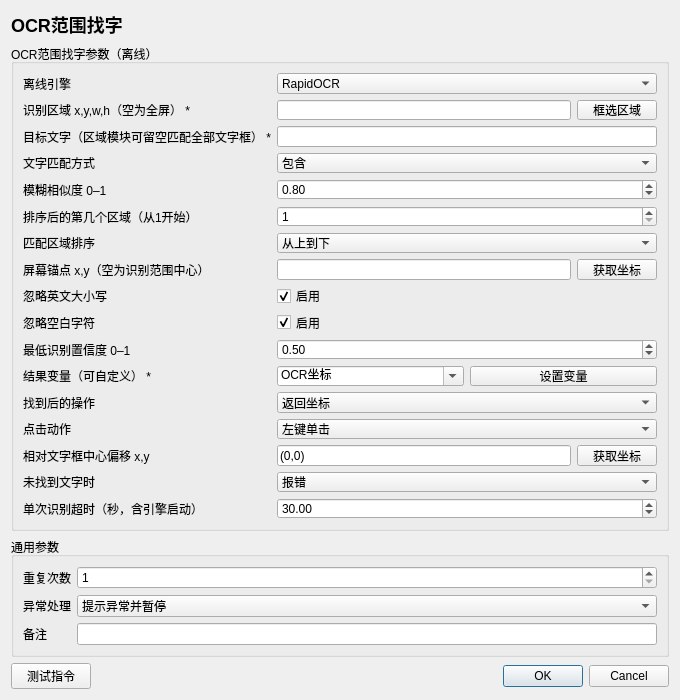
<?xml version='1.0' encoding='utf-8'?>
<ui version="4.0">
  <class>InstructionEditor</class>
  <widget class="QDialog" name="InstructionEditor">
    <property name="geometry">
      <rect>
        <x>0</x>
        <y>0</y>
        <width>680</width>
        <height>700</height>
      </rect>
    </property>
    <property name="minimumSize">
      <size>
        <width>560</width>
        <height>480</height>
      </size>
    </property>
    <property name="windowTitle">
      <string>OCR范围找字</string>
    </property>
    <layout class="QVBoxLayout" name="rootLayout">
      <item>
        <widget class="QLabel" name="titleLabel">
          <property name="text">
            <string>OCR范围找字</string>
          </property>
          <property name="styleSheet">
            <string>font-size: 18px; font-weight: 600;</string>
          </property>
        </widget>
      </item>
      <item>
        <widget class="QGroupBox" name="parameterGroupBox">
          <property name="title">
            <string>OCR范围找字参数（离线）</string>
          </property>
          <layout class="QFormLayout" name="parameterFormLayout">
            <item row="0" column="0">
              <widget class="QLabel" name="parameterLabel_0">
                <property name="text">
                  <string>离线引擎</string>
                </property>
              </widget>
            </item>
            <item row="0" column="1">
              <widget class="QWidget" name="parameterContainer_0">
                <layout class="QHBoxLayout" name="parameterLayout_0">
                  <property name="leftMargin">
                    <number>0</number>
                  </property>
                  <property name="topMargin">
                    <number>0</number>
                  </property>
                  <property name="rightMargin">
                    <number>0</number>
                  </property>
                  <property name="bottomMargin">
                    <number>0</number>
                  </property>
                  <item>
                    <widget class="QComboBox" name="parameter_0">
                      <item>
                        <property name="text">
                          <string>RapidOCR</string>
                        </property>
                      </item>
                      <item>
                        <property name="text">
                          <string>微信OCR</string>
                        </property>
                      </item>
                      <property name="currentIndex">
                        <number>0</number>
                      </property>
                    </widget>
                  </item>
                </layout>
              </widget>
            </item>
            <item row="1" column="0">
              <widget class="QLabel" name="parameterLabel_1">
                <property name="text">
                  <string>识别区域 x,y,w,h（空为全屏） *</string>
                </property>
              </widget>
            </item>
            <item row="1" column="1">
              <widget class="QWidget" name="parameterContainer_1">
                <layout class="QHBoxLayout" name="parameterLayout_1">
                  <property name="leftMargin">
                    <number>0</number>
                  </property>
                  <property name="topMargin">
                    <number>0</number>
                  </property>
                  <property name="rightMargin">
                    <number>0</number>
                  </property>
                  <property name="bottomMargin">
                    <number>0</number>
                  </property>
                  <item>
                    <widget class="QLineEdit" name="parameter_1">
                      <property name="text">
                        <string />
                      </property>
                    </widget>
                  </item>
                  <item>
                    <widget class="QPushButton" name="auxiliary_1">
                      <property name="text">
                        <string>框选区域</string>
                      </property>
                    </widget>
                  </item>
                </layout>
              </widget>
            </item>
            <item row="2" column="0">
              <widget class="QLabel" name="parameterLabel_2">
                <property name="text">
                  <string>目标文字（区域模块可留空匹配全部文字框） *</string>
                </property>
              </widget>
            </item>
            <item row="2" column="1">
              <widget class="QWidget" name="parameterContainer_2">
                <layout class="QHBoxLayout" name="parameterLayout_2">
                  <property name="leftMargin">
                    <number>0</number>
                  </property>
                  <property name="topMargin">
                    <number>0</number>
                  </property>
                  <property name="rightMargin">
                    <number>0</number>
                  </property>
                  <property name="bottomMargin">
                    <number>0</number>
                  </property>
                  <item>
                    <widget class="QLineEdit" name="parameter_2">
                      <property name="text">
                        <string />
                      </property>
                    </widget>
                  </item>
                </layout>
              </widget>
            </item>
            <item row="3" column="0">
              <widget class="QLabel" name="parameterLabel_3">
                <property name="text">
                  <string>文字匹配方式</string>
                </property>
              </widget>
            </item>
            <item row="3" column="1">
              <widget class="QWidget" name="parameterContainer_3">
                <layout class="QHBoxLayout" name="parameterLayout_3">
                  <property name="leftMargin">
                    <number>0</number>
                  </property>
                  <property name="topMargin">
                    <number>0</number>
                  </property>
                  <property name="rightMargin">
                    <number>0</number>
                  </property>
                  <property name="bottomMargin">
                    <number>0</number>
                  </property>
                  <item>
                    <widget class="QComboBox" name="parameter_3">
                      <item>
                        <property name="text">
                          <string>精准</string>
                        </property>
                      </item>
                      <item>
                        <property name="text">
                          <string>包含</string>
                        </property>
                      </item>
                      <item>
                        <property name="text">
                          <string>模糊</string>
                        </property>
                      </item>
                      <property name="currentIndex">
                        <number>1</number>
                      </property>
                    </widget>
                  </item>
                </layout>
              </widget>
            </item>
            <item row="4" column="0">
              <widget class="QLabel" name="parameterLabel_4">
                <property name="text">
                  <string>模糊相似度 0–1</string>
                </property>
              </widget>
            </item>
            <item row="4" column="1">
              <widget class="QWidget" name="parameterContainer_4">
                <layout class="QHBoxLayout" name="parameterLayout_4">
                  <property name="leftMargin">
                    <number>0</number>
                  </property>
                  <property name="topMargin">
                    <number>0</number>
                  </property>
                  <property name="rightMargin">
                    <number>0</number>
                  </property>
                  <property name="bottomMargin">
                    <number>0</number>
                  </property>
                  <item>
                    <widget class="QDoubleSpinBox" name="parameter_4">
                      <property name="minimum">
                        <double>0.01</double>
                      </property>
                      <property name="maximum">
                        <double>1</double>
                      </property>
                      <property name="value">
                        <double>0.8</double>
                      </property>
                      <property name="decimals">
                        <number>2</number>
                      </property>
                    </widget>
                  </item>
                </layout>
              </widget>
            </item>
            <item row="5" column="0">
              <widget class="QLabel" name="parameterLabel_5">
                <property name="text">
                  <string>排序后的第几个区域（从1开始）</string>
                </property>
              </widget>
            </item>
            <item row="5" column="1">
              <widget class="QWidget" name="parameterContainer_5">
                <layout class="QHBoxLayout" name="parameterLayout_5">
                  <property name="leftMargin">
                    <number>0</number>
                  </property>
                  <property name="topMargin">
                    <number>0</number>
                  </property>
                  <property name="rightMargin">
                    <number>0</number>
                  </property>
                  <property name="bottomMargin">
                    <number>0</number>
                  </property>
                  <item>
                    <widget class="QSpinBox" name="parameter_5">
                      <property name="minimum">
                        <number>1</number>
                      </property>
                      <property name="maximum">
                        <number>10000</number>
                      </property>
                      <property name="value">
                        <number>1</number>
                      </property>
                    </widget>
                  </item>
                </layout>
              </widget>
            </item>
            <item row="6" column="0">
              <widget class="QLabel" name="parameterLabel_6">
                <property name="text">
                  <string>匹配区域排序</string>
                </property>
              </widget>
            </item>
            <item row="6" column="1">
              <widget class="QWidget" name="parameterContainer_6">
                <layout class="QHBoxLayout" name="parameterLayout_6">
                  <property name="leftMargin">
                    <number>0</number>
                  </property>
                  <property name="topMargin">
                    <number>0</number>
                  </property>
                  <property name="rightMargin">
                    <number>0</number>
                  </property>
                  <property name="bottomMargin">
                    <number>0</number>
                  </property>
                  <item>
                    <widget class="QComboBox" name="parameter_6">
                      <item>
                        <property name="text">
                          <string>从上到下</string>
                        </property>
                      </item>
                      <item>
                        <property name="text">
                          <string>离锚点最近</string>
                        </property>
                      </item>
                      <property name="currentIndex">
                        <number>0</number>
                      </property>
                    </widget>
                  </item>
                </layout>
              </widget>
            </item>
            <item row="7" column="0">
              <widget class="QLabel" name="parameterLabel_7">
                <property name="text">
                  <string>屏幕锚点 x,y（空为识别范围中心）</string>
                </property>
              </widget>
            </item>
            <item row="7" column="1">
              <widget class="QWidget" name="parameterContainer_7">
                <layout class="QHBoxLayout" name="parameterLayout_7">
                  <property name="leftMargin">
                    <number>0</number>
                  </property>
                  <property name="topMargin">
                    <number>0</number>
                  </property>
                  <property name="rightMargin">
                    <number>0</number>
                  </property>
                  <property name="bottomMargin">
                    <number>0</number>
                  </property>
                  <item>
                    <widget class="QLineEdit" name="parameter_7">
                      <property name="text">
                        <string />
                      </property>
                    </widget>
                  </item>
                  <item>
                    <widget class="QPushButton" name="auxiliary_7">
                      <property name="text">
                        <string>获取坐标</string>
                      </property>
                    </widget>
                  </item>
                </layout>
              </widget>
            </item>
            <item row="8" column="0">
              <widget class="QLabel" name="parameterLabel_8">
                <property name="text">
                  <string>忽略英文大小写</string>
                </property>
              </widget>
            </item>
            <item row="8" column="1">
              <widget class="QWidget" name="parameterContainer_8">
                <layout class="QHBoxLayout" name="parameterLayout_8">
                  <property name="leftMargin">
                    <number>0</number>
                  </property>
                  <property name="topMargin">
                    <number>0</number>
                  </property>
                  <property name="rightMargin">
                    <number>0</number>
                  </property>
                  <property name="bottomMargin">
                    <number>0</number>
                  </property>
                  <item>
                    <widget class="QCheckBox" name="parameter_8">
                      <property name="checked">
                        <bool>true</bool>
                      </property>
                      <property name="text">
                        <string>启用</string>
                      </property>
                    </widget>
                  </item>
                </layout>
              </widget>
            </item>
            <item row="9" column="0">
              <widget class="QLabel" name="parameterLabel_9">
                <property name="text">
                  <string>忽略空白字符</string>
                </property>
              </widget>
            </item>
            <item row="9" column="1">
              <widget class="QWidget" name="parameterContainer_9">
                <layout class="QHBoxLayout" name="parameterLayout_9">
                  <property name="leftMargin">
                    <number>0</number>
                  </property>
                  <property name="topMargin">
                    <number>0</number>
                  </property>
                  <property name="rightMargin">
                    <number>0</number>
                  </property>
                  <property name="bottomMargin">
                    <number>0</number>
                  </property>
                  <item>
                    <widget class="QCheckBox" name="parameter_9">
                      <property name="checked">
                        <bool>true</bool>
                      </property>
                      <property name="text">
                        <string>启用</string>
                      </property>
                    </widget>
                  </item>
                </layout>
              </widget>
            </item>
            <item row="10" column="0">
              <widget class="QLabel" name="parameterLabel_10">
                <property name="text">
                  <string>最低识别置信度 0–1</string>
                </property>
              </widget>
            </item>
            <item row="10" column="1">
              <widget class="QWidget" name="parameterContainer_10">
                <layout class="QHBoxLayout" name="parameterLayout_10">
                  <property name="leftMargin">
                    <number>0</number>
                  </property>
                  <property name="topMargin">
                    <number>0</number>
                  </property>
                  <property name="rightMargin">
                    <number>0</number>
                  </property>
                  <property name="bottomMargin">
                    <number>0</number>
                  </property>
                  <item>
                    <widget class="QDoubleSpinBox" name="parameter_10">
                      <property name="minimum">
                        <double>0</double>
                      </property>
                      <property name="maximum">
                        <double>1</double>
                      </property>
                      <property name="value">
                        <double>0.5</double>
                      </property>
                      <property name="decimals">
                        <number>2</number>
                      </property>
                    </widget>
                  </item>
                </layout>
              </widget>
            </item>
            <item row="11" column="0">
              <widget class="QLabel" name="parameterLabel_11">
                <property name="text">
                  <string>结果变量（可自定义） *</string>
                </property>
              </widget>
            </item>
            <item row="11" column="1">
              <widget class="QWidget" name="parameterContainer_11">
                <layout class="QHBoxLayout" name="parameterLayout_11">
                  <property name="leftMargin">
                    <number>0</number>
                  </property>
                  <property name="topMargin">
                    <number>0</number>
                  </property>
                  <property name="rightMargin">
                    <number>0</number>
                  </property>
                  <property name="bottomMargin">
                    <number>0</number>
                  </property>
                  <item>
                    <widget class="QComboBox" name="parameter_11">
                      <property name="editable">
                        <bool>true</bool>
                      </property>
                      <item>
                        <property name="text">
                          <string>OCR坐标</string>
                        </property>
                      </item>
                      <property name="currentIndex">
                        <number>0</number>
                      </property>
                    </widget>
                  </item>
                  <item>
                    <widget class="QPushButton" name="auxiliary_11">
                      <property name="text">
                        <string>设置变量</string>
                      </property>
                    </widget>
                  </item>
                </layout>
              </widget>
            </item>
            <item row="12" column="0">
              <widget class="QLabel" name="parameterLabel_12">
                <property name="text">
                  <string>找到后的操作</string>
                </property>
              </widget>
            </item>
            <item row="12" column="1">
              <widget class="QWidget" name="parameterContainer_12">
                <layout class="QHBoxLayout" name="parameterLayout_12">
                  <property name="leftMargin">
                    <number>0</number>
                  </property>
                  <property name="topMargin">
                    <number>0</number>
                  </property>
                  <property name="rightMargin">
                    <number>0</number>
                  </property>
                  <property name="bottomMargin">
                    <number>0</number>
                  </property>
                  <item>
                    <widget class="QComboBox" name="parameter_12">
                      <item>
                        <property name="text">
                          <string>返回坐标</string>
                        </property>
                      </item>
                      <item>
                        <property name="text">
                          <string>点击区域</string>
                        </property>
                      </item>
                      <property name="currentIndex">
                        <number>0</number>
                      </property>
                    </widget>
                  </item>
                </layout>
              </widget>
            </item>
            <item row="13" column="0">
              <widget class="QLabel" name="parameterLabel_13">
                <property name="text">
                  <string>点击动作</string>
                </property>
              </widget>
            </item>
            <item row="13" column="1">
              <widget class="QWidget" name="parameterContainer_13">
                <layout class="QHBoxLayout" name="parameterLayout_13">
                  <property name="leftMargin">
                    <number>0</number>
                  </property>
                  <property name="topMargin">
                    <number>0</number>
                  </property>
                  <property name="rightMargin">
                    <number>0</number>
                  </property>
                  <property name="bottomMargin">
                    <number>0</number>
                  </property>
                  <item>
                    <widget class="QComboBox" name="parameter_13">
                      <item>
                        <property name="text">
                          <string>左键单击</string>
                        </property>
                      </item>
                      <item>
                        <property name="text">
                          <string>左键双击</string>
                        </property>
                      </item>
                      <item>
                        <property name="text">
                          <string>右键单击</string>
                        </property>
                      </item>
                      <property name="currentIndex">
                        <number>0</number>
                      </property>
                    </widget>
                  </item>
                </layout>
              </widget>
            </item>
            <item row="14" column="0">
              <widget class="QLabel" name="parameterLabel_14">
                <property name="text">
                  <string>相对文字框中心偏移 x,y</string>
                </property>
              </widget>
            </item>
            <item row="14" column="1">
              <widget class="QWidget" name="parameterContainer_14">
                <layout class="QHBoxLayout" name="parameterLayout_14">
                  <property name="leftMargin">
                    <number>0</number>
                  </property>
                  <property name="topMargin">
                    <number>0</number>
                  </property>
                  <property name="rightMargin">
                    <number>0</number>
                  </property>
                  <property name="bottomMargin">
                    <number>0</number>
                  </property>
                  <item>
                    <widget class="QLineEdit" name="parameter_14">
                      <property name="text">
                        <string>(0,0)</string>
                      </property>
                    </widget>
                  </item>
                  <item>
                    <widget class="QPushButton" name="auxiliary_14">
                      <property name="text">
                        <string>获取坐标</string>
                      </property>
                    </widget>
                  </item>
                </layout>
              </widget>
            </item>
            <item row="15" column="0">
              <widget class="QLabel" name="parameterLabel_15">
                <property name="text">
                  <string>未找到文字时</string>
                </property>
              </widget>
            </item>
            <item row="15" column="1">
              <widget class="QWidget" name="parameterContainer_15">
                <layout class="QHBoxLayout" name="parameterLayout_15">
                  <property name="leftMargin">
                    <number>0</number>
                  </property>
                  <property name="topMargin">
                    <number>0</number>
                  </property>
                  <property name="rightMargin">
                    <number>0</number>
                  </property>
                  <property name="bottomMargin">
                    <number>0</number>
                  </property>
                  <item>
                    <widget class="QComboBox" name="parameter_15">
                      <item>
                        <property name="text">
                          <string>报错</string>
                        </property>
                      </item>
                      <item>
                        <property name="text">
                          <string>返回空值</string>
                        </property>
                      </item>
                      <property name="currentIndex">
                        <number>0</number>
                      </property>
                    </widget>
                  </item>
                </layout>
              </widget>
            </item>
            <item row="16" column="0">
              <widget class="QLabel" name="parameterLabel_16">
                <property name="text">
                  <string>单次识别超时（秒，含引擎启动）</string>
                </property>
              </widget>
            </item>
            <item row="16" column="1">
              <widget class="QWidget" name="parameterContainer_16">
                <layout class="QHBoxLayout" name="parameterLayout_16">
                  <property name="leftMargin">
                    <number>0</number>
                  </property>
                  <property name="topMargin">
                    <number>0</number>
                  </property>
                  <property name="rightMargin">
                    <number>0</number>
                  </property>
                  <property name="bottomMargin">
                    <number>0</number>
                  </property>
                  <item>
                    <widget class="QDoubleSpinBox" name="parameter_16">
                      <property name="minimum">
                        <double>1</double>
                      </property>
                      <property name="maximum">
                        <double>300</double>
                      </property>
                      <property name="value">
                        <double>30</double>
                      </property>
                      <property name="decimals">
                        <number>2</number>
                      </property>
                    </widget>
                  </item>
                </layout>
              </widget>
            </item>
          </layout>
        </widget>
      </item>
      <item>
        <spacer name="verticalSpacer">
          <property name="orientation">
            <enum>Qt::Vertical</enum>
          </property>
          <property name="sizeHint" stdset="0">
            <size>
              <width>20</width>
              <height>20</height>
            </size>
          </property>
        </spacer>
      </item>
      <item>
        <widget class="QGroupBox" name="commonGroupBox">
          <property name="title">
            <string>通用参数</string>
          </property>
          <layout class="QFormLayout" name="commonFormLayout">
            <item row="0" column="0">
              <widget class="QLabel" name="repeatLabel">
                <property name="text">
                  <string>重复次数</string>
                </property>
              </widget>
            </item>
            <item row="0" column="1">
              <widget class="QSpinBox" name="repeatSpinBox">
                <property name="minimum">
                  <number>1</number>
                </property>
                <property name="maximum">
                  <number>999999</number>
                </property>
                <property name="value">
                  <number>1</number>
                </property>
              </widget>
            </item>
            <item row="1" column="0">
              <widget class="QLabel" name="errorPolicyLabel">
                <property name="text">
                  <string>异常处理</string>
                </property>
              </widget>
            </item>
            <item row="1" column="1">
              <widget class="QComboBox" name="errorPolicyComboBox">
                <item>
                  <property name="text">
                    <string>自动跳过</string>
                  </property>
                </item>
                <item>
                  <property name="text">
                    <string>提示异常并暂停</string>
                  </property>
                </item>
                <item>
                  <property name="text">
                    <string>提示异常并停止</string>
                  </property>
                </item>
                <property name="currentIndex">
                  <number>1</number>
                </property>
              </widget>
            </item>
            <item row="2" column="0">
              <widget class="QLabel" name="noteLabel">
                <property name="text">
                  <string>备注</string>
                </property>
              </widget>
            </item>
            <item row="2" column="1">
              <widget class="QLineEdit" name="noteEdit" />
            </item>
          </layout>
        </widget>
      </item>
      <item>
        <layout class="QHBoxLayout" name="footerLayout">
          <item>
            <widget class="QPushButton" name="testButton">
              <property name="text">
                <string>测试指令</string>
              </property>
            </widget>
          </item>
          <item>
            <spacer name="footerSpacer">
              <property name="orientation">
                <enum>Qt::Horizontal</enum>
              </property>
              <property name="sizeHint" stdset="0">
                <size>
                  <width>40</width>
                  <height>20</height>
                </size>
              </property>
            </spacer>
          </item>
          <item>
            <widget class="QDialogButtonBox" name="buttonBox">
              <property name="standardButtons">
                <set>QDialogButtonBox::Cancel|QDialogButtonBox::Ok</set>
              </property>
            </widget>
          </item>
        </layout>
      </item>
    </layout>
  </widget>
  <resources />
  <connections />
</ui>
